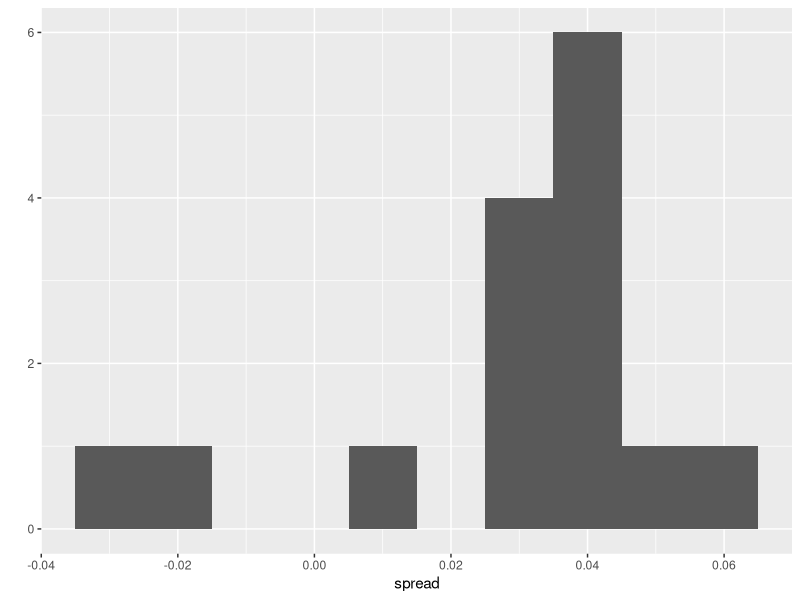
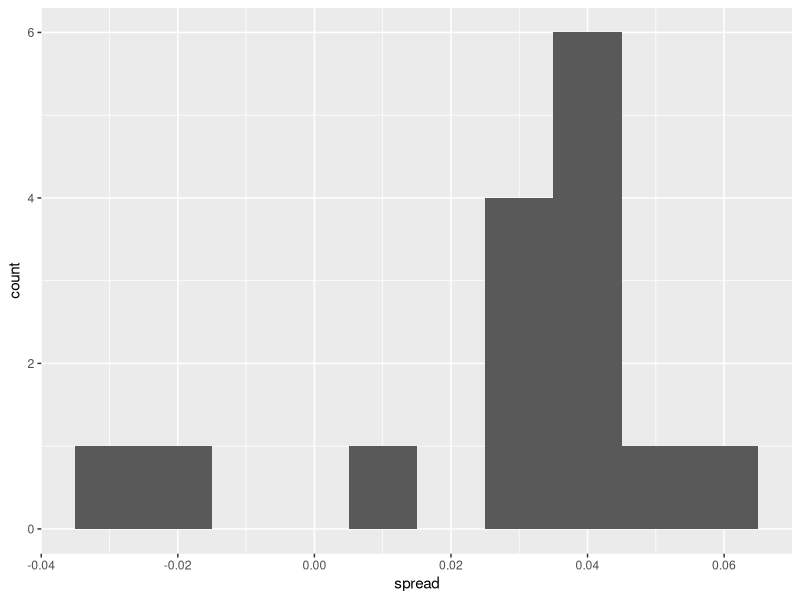

Reproduce these figures in R, in order.
library(tidyverse)
library(dslabs)
data("polls_us_election_2016")


# Filter out US, data after 31 Oct and upper grades or no grade

polls <- polls_us_election_2016 %>% 
  filter(state == "U.S." & enddate >= "2016-10-31" &
           (grade %in% c("A+","A","A-","B+") | is.na(grade)))

# include a column for spread

polls <- polls %>%
  mutate(spread = rawpoll_clinton/100 - rawpoll_trump/100)

# filter the last poll for each pollster
one_poll_per_pollster <- polls %>%
  group_by(pollster) %>%
  filter(enddate==max(enddate)) %>%
  ungroup()

# histogram of spread

qplot(spread, data = one_poll_per_pollster, binwidth = 0.01 )
# or
one_poll_per_pollster %>% ggplot(aes(spread)) + geom_histogram(binwidth = .01)


# The urn model with 0 or 1 is no longer valid, we need to build a new model, 
# where expected value d and standard deviation are unknown parameters
# The sd function in R computes the sample standard deviation:

sd(one_poll_per_pollster$spread)

# We are now ready to form a new confidence interval based on our 
# new data-driven model:  

results <- one_poll_per_pollster %>%
  summarise(avg = mean(spread), 
            se = sd(spread) / sqrt(length(spread))) %>%
  mutate(start=avg-1.96*se, end=avg+1.96*se)

round(results*100,1)

# Our confidence interval is wider now since it incorporates the pollster 
# variability. It does include the election night result of 2.1%. Also, note 
# that it was small enough not to include 0, which means we were confident 
# Clinton would win the popular vote.
